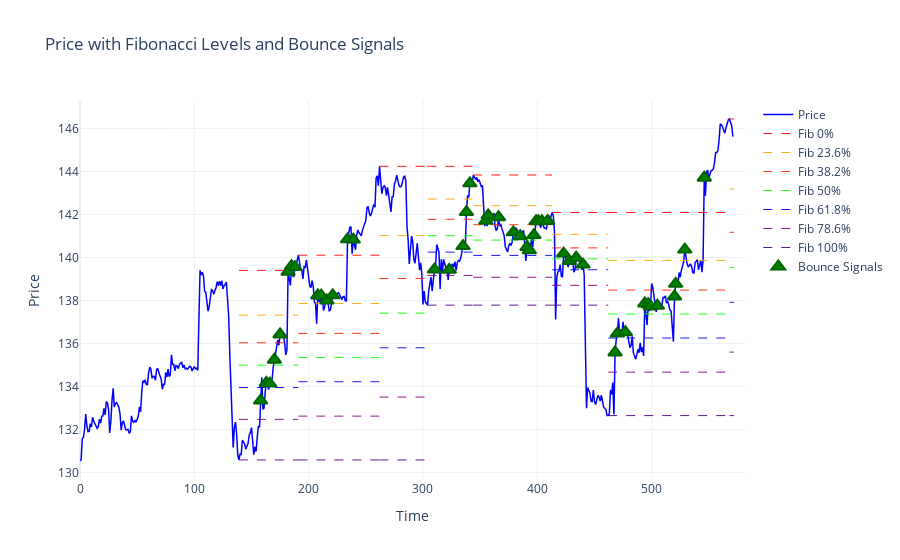

The notebook cell this image was saved under:
### Code cell
fig = plot_price_with_fibonacci_signals(close_prices, fib_data, fib_indices, signals)
fig.show()

### Figure 1 — Plotly figure (JSON) as saved in the notebook; plotly's stock layout.template omitted (floating-point values rounded to 4 significant figures; data arrays with more than 128 entries replaced by an {"elided": "..."} marker saying what was removed)
{"data": [{"line": {"color": "blue", "width": 1.5}, "mode": "lines", "name": "Price", "type": "scatter", "x": {"elided": "572 int values"}, "y": {"elided": "572 float values"}}, {"line": {"color": "rgba(255,0,0,0.9)", "dash": "dash", "width": 1}, "mode": "lines", "name": "Fib 0%", "showlegend": false, "type": "scatter", "x": [139, 191], "y": [139.4, 139.4]}, {"line": {"color": "rgba(255,165,0,0.9)", "dash": "dash", "width": 1}, "mode": "lines", "name": "Fib 23.6%", "showlegend": false, "type": "scatter", "x": [139, 191], "y": [137.3, 137.3]}, {"line": {"color": "rgba(255,29,0,0.9)", "dash": "dash", "width": 1}, "mode": "lines", "name": "Fib 38.2%", "showlegend": false, "type": "scatter", "x": [139, 191], "y": [136.0, 136.0]}, {"line": {"color": "rgba(0,255,0,0.9)", "dash": "dash", "width": 1}, "mode": "lines", "name": "Fib 50%", "showlegend": false, "type": "scatter", "x": [139, 191], "y": [135.0, 135.0]}, {"line": {"color": "rgba(0,0,255,0.9)", "dash": "dash", "width": 1}, "mode": "lines", "name": "Fib 61.8%", "showlegend": false, "type": "scatter", "x": [139, 191], "y": [133.9, 133.9]}, {"line": {"color": "rgba(128,0,128,0.9)", "dash": "dash", "width": 1}, "mode": "lines", "name": "Fib 78.6%", "showlegend": false, "type": "scatter", "x": [139, 191], "y": [132.5, 132.5]}, {"line": {"color": "rgba(75,0,130,0.9)", "dash": "dash", "width": 1}, "mode": "lines", "name": "Fib 100%", "showlegend": false, "type": "scatter", "x": [139, 191], "y": [130.6, 130.6]}, {"line": {"color": "rgba(255,0,0,0.9)", "dash": "dash", "width": 1}, "mode": "lines", "name": "Fib 0%", "showlegend": false, "type": "scatter", "x": [191, 262], "y": [140.1, 140.1]}, {"line": {"color": "rgba(255,165,0,0.9)", "dash": "dash", "width": 1}, "mode": "lines", "name": "Fib 23.6%", "showlegend": false, "type": "scatter", "x": [191, 262], "y": [137.9, 137.9]}, {"line": {"color": "rgba(255,29,0,0.9)", "dash": "dash", "width": 1}, "mode": "lines", "name": "Fib 38.2%", "showlegend": false, "type": "scatter", "x": [191, 262], "y": [136.5, 136.5]}, {"line": {"color": "rgba(0,255,0,0.9)", "dash": "dash", "width": 1}, "mode": "lines", "name": "Fib 50%", "showlegend": false, "type": "scatter", "x": [191, 262], "y": [135.3, 135.3]}, {"line": {"color": "rgba(0,0,255,0.9)", "dash": "dash", "width": 1}, "mode": "lines", "name": "Fib 61.8%", "showlegend": false, "type": "scatter", "x": [191, 262], "y": [134.2, 134.2]}, {"line": {"color": "rgba(128,0,128,0.9)", "dash": "dash", "width": 1}, "mode": "lines", "name": "Fib 78.6%", "showlegend": false, "type": "scatter", "x": [191, 262], "y": [132.6, 132.6]}, {"line": {"color": "rgba(75,0,130,0.9)", "dash": "dash", "width": 1}, "mode": "lines", "name": "Fib 100%", "showlegend": false, "type": "scatter", "x": [191, 262], "y": [130.6, 130.6]}, {"line": {"color": "rgba(255,0,0,0.9)", "dash": "dash", "width": 1}, "mode": "lines", "name": "Fib 0%", "showlegend": false, "type": "scatter", "x": [262, 304], "y": [144.2, 144.2]}, {"line": {"color": "rgba(255,165,0,0.9)", "dash": "dash", "width": 1}, "mode": "lines", "name": "Fib 23.6%", "showlegend": false, "type": "scatter", "x": [262, 304], "y": [141.0, 141.0]}, {"line": {"color": "rgba(255,29,0,0.9)", "dash": "dash", "width": 1}, "mode": "lines", "name": "Fib 38.2%", "showlegend": false, "type": "scatter", "x": [262, 304], "y": [139.0, 139.0]}, {"line": {"color": "rgba(0,255,0,0.9)", "dash": "dash", "width": 1}, "mode": "lines", "name": "Fib 50%", "showlegend": false, "type": "scatter", "x": [262, 304], "y": [137.4, 137.4]}, {"line": {"color": "rgba(0,0,255,0.9)", "dash": "dash", "width": 1}, "mode": "lines", "name": "Fib 61.8%", "showlegend": false, "type": "scatter", "x": [262, 304], "y": [135.8, 135.8]}, {"line": {"color": "rgba(128,0,128,0.9)", "dash": "dash", "width": 1}, "mode": "lines", "name": "Fib 78.6%", "showlegend": false, "type": "scatter", "x": [262, 304], "y": [133.5, 133.5]}, {"line": {"color": "rgba(75,0,130,0.9)", "dash": "dash", "width": 1}, "mode": "lines", "name": "Fib 100%", "showlegend": false, "type": "scatter", "x": [262, 304], "y": [130.6, 130.6]}, {"line": {"color": "rgba(255,0,0,0.9)", "dash": "dash", "width": 1}, "mode": "lines", "name": "Fib 0%", "showlegend": false, "type": "scatter", "x": [304, 344], "y": [144.2, 144.2]}, {"line": {"color": "rgba(255,165,0,0.9)", "dash": "dash", "width": 1}, "mode": "lines", "name": "Fib 23.6%", "showlegend": false, "type": "scatter", "x": [304, 344], "y": [142.7, 142.7]}, {"line": {"color": "rgba(255,29,0,0.9)", "dash": "dash", "width": 1}, "mode": "lines", "name": "Fib 38.2%", "showlegend": false, "type": "scatter", "x": [304, 344], "y": [141.8, 141.8]}, {"line": {"color": "rgba(0,255,0,0.9)", "dash": "dash", "width": 1}, "mode": "lines", "name": "Fib 50%", "showlegend": false, "type": "scatter", "x": [304, 344], "y": [141.0, 141.0]}, {"line": {"color": "rgba(0,0,255,0.9)", "dash": "dash", "width": 1}, "mode": "lines", "name": "Fib 61.8%", "showlegend": false, "type": "scatter", "x": [304, 344], "y": [140.2, 140.2]}, {"line": {"color": "rgba(128,0,128,0.9)", "dash": "dash", "width": 1}, "mode": "lines", "name": "Fib 78.6%", "showlegend": false, "type": "scatter", "x": [304, 344], "y": [139.2, 139.2]}, {"line": {"color": "rgba(75,0,130,0.9)", "dash": "dash", "width": 1}, "mode": "lines", "name": "Fib 100%", "showlegend": false, "type": "scatter", "x": [304, 344], "y": [137.8, 137.8]}, {"line": {"color": "rgba(255,0,0,0.9)", "dash": "dash", "width": 1}, "mode": "lines", "name": "Fib 0%", "showlegend": false, "type": "scatter", "x": [344, 413], "y": [143.8, 143.8]}, {"line": {"color": "rgba(255,165,0,0.9)", "dash": "dash", "width": 1}, "mode": "lines", "name": "Fib 23.6%", "showlegend": false, "type": "scatter", "x": [344, 413], "y": [142.4, 142.4]}, {"line": {"color": "rgba(255,29,0,0.9)", "dash": "dash", "width": 1}, "mode": "lines", "name": "Fib 38.2%", "showlegend": false, "type": "scatter", "x": [344, 413], "y": [141.5, 141.5]}, {"line": {"color": "rgba(0,255,0,0.9)", "dash": "dash", "width": 1}, "mode": "lines", "name": "Fib 50%", "showlegend": false, "type": "scatter", "x": [344, 413], "y": [140.8, 140.8]}, {"line": {"color": "rgba(0,0,255,0.9)", "dash": "dash", "width": 1}, "mode": "lines", "name": "Fib 61.8%", "showlegend": false, "type": "scatter", "x": [344, 413], "y": [140.1, 140.1]}, {"line": {"color": "rgba(128,0,128,0.9)", "dash": "dash", "width": 1}, "mode": "lines", "name": "Fib 78.6%", "showlegend": false, "type": "scatter", "x": [344, 413], "y": [139.1, 139.1]}, {"line": {"color": "rgba(75,0,130,0.9)", "dash": "dash", "width": 1}, "mode": "lines", "name": "Fib 100%", "showlegend": false, "type": "scatter", "x": [344, 413], "y": [137.8, 137.8]}, {"line": {"color": "rgba(255,0,0,0.9)", "dash": "dash", "width": 1}, "mode": "lines", "name": "Fib 0%", "showlegend": false, "type": "scatter", "x": [413, 462], "y": [142.1, 142.1]}, {"line": {"color": "rgba(255,165,0,0.9)", "dash": "dash", "width": 1}, "mode": "lines", "name": "Fib 23.6%", "showlegend": false, "type": "scatter", "x": [413, 462], "y": [141.1, 141.1]}, {"line": {"color": "rgba(255,29,0,0.9)", "dash": "dash", "width": 1}, "mode": "lines", "name": "Fib 38.2%", "showlegend": false, "type": "scatter", "x": [413, 462], "y": [140.4, 140.4]}, {"line": {"color": "rgba(0,255,0,0.9)", "dash": "dash", "width": 1}, "mode": "lines", "name": "Fib 50%", "showlegend": false, "type": "scatter", "x": [413, 462], "y": [139.9, 139.9]}, {"line": {"color": "rgba(0,0,255,0.9)", "dash": "dash", "width": 1}, "mode": "lines", "name": "Fib 61.8%", "showlegend": false, "type": "scatter", "x": [413, 462], "y": [139.4, 139.4]}, {"line": {"color": "rgba(128,0,128,0.9)", "dash": "dash", "width": 1}, "mode": "lines", "name": "Fib 78.6%", "showlegend": false, "type": "scatter", "x": [413, 462], "y": [138.7, 138.7]}, {"line": {"color": "rgba(75,0,130,0.9)", "dash": "dash", "width": 1}, "mode": "lines", "name": "Fib 100%", "showlegend": false, "type": "scatter", "x": [413, 462], "y": [137.8, 137.8]}, {"line": {"color": "rgba(255,0,0,0.9)", "dash": "dash", "width": 1}, "mode": "lines", "name": "Fib 0%", "showlegend": false, "type": "scatter", "x": [462, 568], "y": [142.1, 142.1]}, {"line": {"color": "rgba(255,165,0,0.9)", "dash": "dash", "width": 1}, "mode": "lines", "name": "Fib 23.6%", "showlegend": false, "type": "scatter", "x": [462, 568], "y": [139.9, 139.9]}, {"line": {"color": "rgba(255,29,0,0.9)", "dash": "dash", "width": 1}, "mode": "lines", "name": "Fib 38.2%", "showlegend": false, "type": "scatter", "x": [462, 568], "y": [138.5, 138.5]}, {"line": {"color": "rgba(0,255,0,0.9)", "dash": "dash", "width": 1}, "mode": "lines", "name": "Fib 50%", "showlegend": false, "type": "scatter", "x": [462, 568], "y": [137.4, 137.4]}, {"line": {"color": "rgba(0,0,255,0.9)", "dash": "dash", "width": 1}, "mode": "lines", "name": "Fib 61.8%", "showlegend": false, "type": "scatter", "x": [462, 568], "y": [136.3, 136.3]}, {"line": {"color": "rgba(128,0,128,0.9)", "dash": "dash", "width": 1}, "mode": "lines", "name": "Fib 78.6%", "showlegend": false, "type": "scatter", "x": [462, 568], "y": [134.7, 134.7]}, {"line": {"color": "rgba(75,0,130,0.9)", "dash": "dash", "width": 1}, "mode": "lines", "name": "Fib 100%", "showlegend": false, "type": "scatter", "x": [462, 568], "y": [132.6, 132.6]}, {"line": {"color": "rgba(255,0,0,0.9)", "dash": "dash", "width": 1}, "mode": "lines", "name": "Fib 0%", "showlegend": true, "type": "scatter", "x": [568, 572], "y": [146.4, 146.4]}, {"line": {"color": "rgba(255,165,0,0.9)", "dash": "dash", "width": 1}, "mode": "lines", "name": "Fib 23.6%", "showlegend": true, "type": "scatter", "x": [568, 572], "y": [143.2, 143.2]}, {"line": {"color": "rgba(255,29,0,0.9)", "dash": "dash", "width": 1}, "mode": "lines", "name": "Fib 38.2%", "showlegend": true, "type": "scatter", "x": [568, 572], "y": [141.2, 141.2]}, {"line": {"color": "rgba(0,255,0,0.9)", "dash": "dash", "width": 1}, "mode": "lines", "name": "Fib 50%", "showlegend": true, "type": "scatter", "x": [568, 572], "y": [139.5, 139.5]}, {"line": {"color": "rgba(0,0,255,0.9)", "dash": "dash", "width": 1}, "mode": "lines", "name": "Fib 61.8%", "showlegend": true, "type": "scatter", "x": [568, 572], "y": [137.9, 137.9]}, {"line": {"color": "rgba(128,0,128,0.9)", "dash": "dash", "width": 1}, "mode": "lines", "name": "Fib 78.6%", "showlegend": true, "type": "scatter", "x": [568, 572], "y": [135.6, 135.6]}, {"line": {"color": "rgba(75,0,130,0.9)", "dash": "dash", "width": 1}, "mode": "lines", "name": "Fib 100%", "showlegend": true, "type": "scatter", "x": [568, 572], "y": [132.6, 132.6]}, {"marker": {"color": "green", "line": {"color": "darkgreen", "width": 2}, "size": 12, "symbol": "triangle-up"}, "mode": "markers", "name": "Bounce Signals", "type": "scatter", "x": [158, 163, 166, 170, 175, 182, 185, 188, 208, 211, 216, 221, 234, 239, 310, 323, 335, 338, 341, 355, 357, 366, 379, 385, 391, 393, 397, 399, 401, 404, 409, 423, 428, 434, 440, 468, 470, 477, 494, 497, 499, 505, 520, 521, 529, 546], "y": [133.3, 134.2, 134.1, 135.2, 136.4, 139.3, 139.6, 139.6, 138.2, 138.2, 138.0, 138.2, 140.8, 140.8, 139.4, 139.4, 140.5, 142.1, 143.5, 141.7, 142.0, 141.9, 141.2, 141.0, 140.5, 140.3, 141.0, 141.7, 141.7, 141.7, 141.7, 140.2, 139.8, 140.0, 139.7, 135.6, 136.5, 136.5, 137.9, 137.8, 137.7, 137.8, 138.2, 138.8, 140.4, 143.7]}], "layout": {"autosize": true, "hovermode": "x unified", "title": {"text": "Price with Fibonacci Levels and Bounce Signals"}, "xaxis": {"autorange": true, "range": [0, 578.0], "title": {"text": "Time"}, "type": "linear"}, "yaxis": {"autorange": true, "range": [129.6, 147.3], "title": {"text": "Price"}, "type": "linear"}}}
